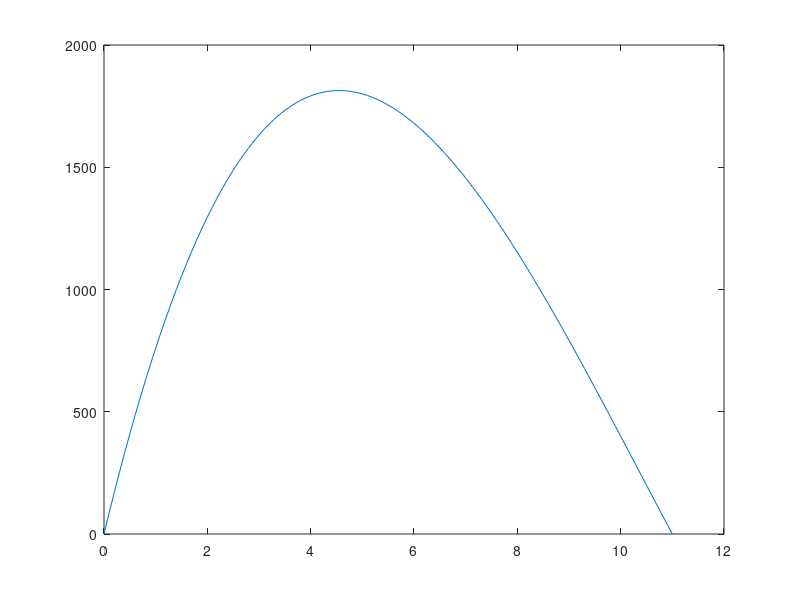

This figure's MATLAB source:
clc
clear

x=0:0.1:11;
h=[1 0];
l=[-2 40];
w=[-2 22];

temp=conv(h,l);
p=conv(temp,w);
V=polyval(p,x);

plot(x,V)

p1000=p;
p1000(end)=p1000(end)-1000;
rootValues=roots(p1000);
fprintf("x is %f when volume is 1000\n",rootValues(find(rootValues>0 & rootValues<11)));

derivP=polyder(p);
temp1=roots(derivP);
rDerivP= temp1(find(11>=temp1 & temp1>=0));
largestV=polyval(p,rDerivP);
fprintf("x is %f when volume is %f which is the largest possible volume value",rDerivP,largestV)
